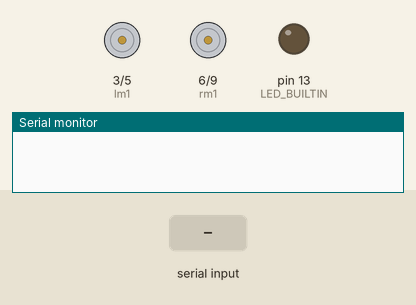
This sketch was run on a simulated Arduino Uno, built with avr-gcc and run on an emulated ATmega328P. Shown: motor-driver pin pairs drawn as motors (green arrow = first pin HIGH = forward, orange = second pin HIGH = backward, longer = more drive), output pins drawn as LEDs (lit = HIGH), the last lines printed to the serial monitor. The test bench sets the inputs (shaded band).

Above: at 1.2 s.
1.3 s: "1" received over Serial
At 2.5 s:
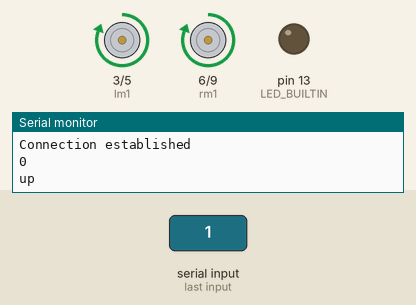
2.8 s: "2" received over Serial
At 3.7 s:
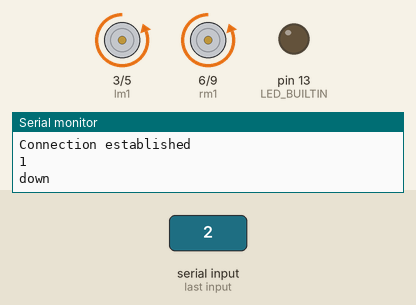
4.3 s: "0" received over Serial
At 4.9 s:
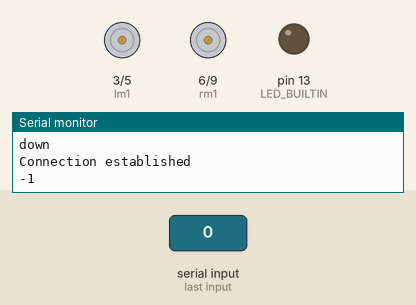
Timing chart, 0 to 7.3 s (numbered marks = the images above; inputs shaded):
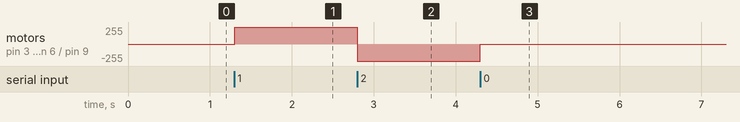

Measured:
- after the input at 1.3 s, motor on pin 3 (lm1) / pin 5 (lm2), motor on pin 6 (rm1) / pin 9 (rm2): stopped → forward 255/255 at once
- after the input at 2.8 s, motor on pin 3 (lm1) / pin 5 (lm2), motor on pin 6 (rm1) / pin 9 (rm2): forward 255/255 → backward 255/255 at once
- after the input at 4.3 s, motor on pin 3 (lm1) / pin 5 (lm2), motor on pin 6 (rm1) / pin 9 (rm2): backward 255/255 → stopped at once

The sketch:

robo_soccer_goal_keeper.ino
```cpp
int state = 0;
int lm1 = 3;// defines pin 3 as connected to the motor
int lm2 = 5;// defines pin 6 as connected to the motor
int rm1= 6;// defines pin 5 as connected to the motor
int rm2 = 9;// defines pin 9 as connected to the motor

void setup() {
  pinMode(LED_BUILTIN, OUTPUT);
  digitalWrite(LED_BUILTIN, LOW);
  Serial.begin(9600); // Default communication rate of the Bluetooth module

  pinMode (lm1, OUTPUT);// initialises the motor pins
   pinMode (rm1, OUTPUT);
   pinMode (lm2, OUTPUT);
   pinMode (rm2, OUTPUT);// as outputs
}
void loop() {
  if(Serial.available() > 0){ // Checks whether data is comming from the serial port
    Serial.println("Connection established");
    state = Serial.read(); // Reads the data from the serial port
      state=state-49;

 Serial.println(state);
 if (state == 0) {

  Serial.println("up"); // Send back, to the phone, the String "LED: ON"
  forward();

 }
 else if (state == 1)
 {
  Serial.println("down");
  reverse();

 }
 else if (state == 3)
 {
  Serial.println("right");
  right();
 }
 else if (state == 2)
 {
  Serial.println("left");
  left();

 }
 else if(state==-1)
 {
  stop1();
 }
  }
}


void stop1()
{
  digitalWrite(lm1,LOW);
  digitalWrite(lm2,LOW);
  digitalWrite(rm1,LOW);
  digitalWrite(rm2,LOW);
//  digitalWrite(buzzer_out,LOW);
 }//stop1 function ends


void forward()
{
  digitalWrite(lm1,HIGH);
  digitalWrite(lm2,LOW);
  digitalWrite(rm1,HIGH);
  digitalWrite(rm2,LOW);
//  digitalWrite(buzzer_out,LOW);
 }//stop1 function ends

void reverse()
{
  digitalWrite(lm2,HIGH);
  digitalWrite(lm1,LOW);
  digitalWrite(rm2,HIGH);
  digitalWrite(rm1,LOW);
//  digitalWrite(buzzer_out,LOW);
 }//stop1 function ends


void right()
{
  digitalWrite(lm1,HIGH);
  digitalWrite(lm2,LOW);
  digitalWrite(rm1,LOW);
  digitalWrite(rm2,HIGH);
//  digitalWrite(buzzer_out,LOW);
 }//stop1 function ends

void left()
{
  digitalWrite(lm2,HIGH);
  digitalWrite(lm1,LOW);
  digitalWrite(rm2,LOW);
  digitalWrite(rm1,HIGH);
//  digitalWrite(buzzer_out,LOW);
 }//stop1 function ends
```
